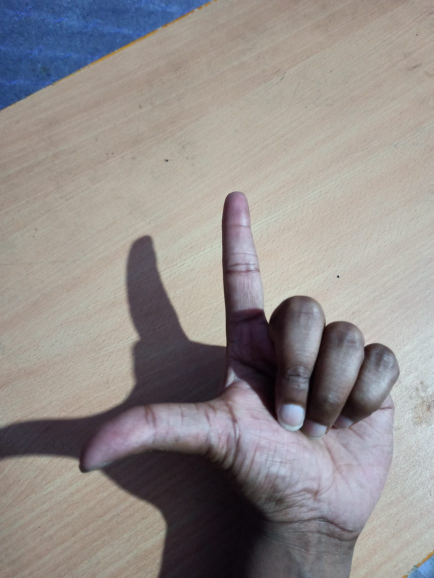
#> input picture project_files/gesture/L shape.jpeg, 868 x 1156 px, given in place of the camera (shown at 1/2 size)
$ python mosaicOwn.py   (older library calls are emulated)
#> lines starting #> are read from the running program, lines starting #| are printed output that depends on the picture; after the words box and inside, x2 and y2 are one past the last pixel; in counts of white or black regions, pixels touching at a corner belong together
# -*- coding: utf-8 -*-
"""
Created on Sat Apr  1 08:23:11 2017

@author: pc
"""

import cv2
import numpy as np
import math, time


hsv_thresh_lower=180
gaussian_ksize=11
gaussian_sigma=0
morph_elem_size=12
median_ksize=3
capture_box_count=9
capture_box_dim=20
capture_box_sep_x=8
capture_box_sep_y=18
capture_pos_x=480
capture_pos_y=150
cap_region_x_begin=0.5 # start point/total width
cap_region_y_end=0.8 # start point/total width
#first_iteration=True


def hand_capture(frame_in,box_x,box_y):
    hsv = cv2.cvtColor(frame_in, cv2.COLOR_BGR2HSV)
    ROI = np.zeros([capture_box_dim*capture_box_count,capture_box_dim,3], dtype=hsv.dtype)
    for i in range(capture_box_count):
        ROI[i*capture_box_dim:i*capture_box_dim+capture_box_dim,0:capture_box_dim] = hsv[box_y[i]:box_y[i]+capture_box_dim,box_x[i]:box_x[i]+capture_box_dim]
    hand_hist = cv2.calcHist([ROI],[0, 1], None, [200, 256], [0, 200, 0, 256])
    cv2.normalize(hand_hist,hand_hist, 0, 255, cv2.NORM_MINMAX)
    return hand_hist


# 2. Filters and threshold
def hand_threshold(frame_in,hand_hist):
    frame_in=cv2.medianBlur(frame_in,3)
    hsv=cv2.cvtColor(frame_in,cv2.COLOR_BGR2HSV)
    #hsv[0:int(cap_region_y_end*hsv.shape[0]),0:int(cap_region_x_begin*hsv.shape[1])]=0 # Right half screen only
    #hsv[int(cap_region_y_end*hsv.shape[0]):hsv.shape[0],0:hsv.shape[1]]=0
    back_projection = cv2.calcBackProject([hsv], [0,1],hand_hist, [0,200,0,256], 1)
    disc = cv2.getStructuringElement(cv2.MORPH_ELLIPSE, (morph_elem_size,morph_elem_size))
    cv2.filter2D(back_projection, -1, disc, back_projection)
    back_projection=cv2.GaussianBlur(back_projection,(gaussian_ksize,gaussian_ksize), gaussian_sigma)
    #back_projection=cv2.medianBlur(back_projection,median_ksize)
    ret, thresh = cv2.threshold(back_projection, hsv_thresh_lower, 255, 0)


    thresh1 = thresh
    thresh = cv2.merge((thresh,thresh, thresh))
    #cv2.imshow('Hand Gesture Recognition v2.0',thresh)

    res = cv2.bitwise_and(frame_in, thresh)
    #thresh1 = find_contour(thresh1)

    return res, thresh1


camera = cv2.VideoCapture(0)
capture_done=0
#GestureDictionary=DefineGestures()
#frame_gesture=Gesture("frame_gesture")

while(1):
    # Capture frame from camera
    ret, frame = camera.read()
#> frame is the input picture: shape (1156, 868, 3); mean B, G, R 139.6, 140.8, 146.5
    frame=cv2.bilateralFilter(frame,5,50,100)
    # Operations on the frame
    frame=cv2.flip(frame,1)
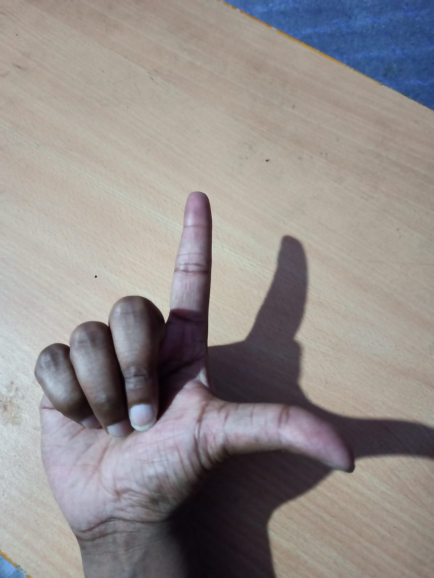
#> frame: shape (1156, 868, 3) (shown at 1/2 size); mean B, G, R 139.6, 140.8, 146.5

    #cv2.rectangle(frame,(int(cap_region_x_begin*frame.shape[1]),0),(frame.shape[1],int(cap_region_y_end*frame.shape[0])),(255,0,0),1)
    frame_original=np.copy(frame)
    roi=np.copy(frame)
    gray=np.copy(frame)

    if (not (capture_done)):
        cv2.putText(frame_original,"Place hand inside boxes and press 'c' to capture hand histogram",(int(0.08*frame.shape[1]),int(0.97*frame.shape[0])),cv2.FONT_HERSHEY_SIMPLEX,0.5,(0,255,255),1,8)
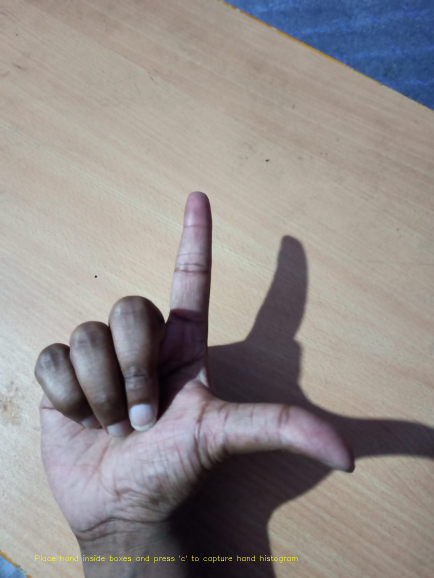
#> frame_original: shape (1156, 868, 3) (shown at 1/2 size); 0.1% of pixels changed, all inside (x1, y1, x2, y2) = (71, 1110, 596, 1126)
        first_iteration=True
        # [7 lines of commented-out code are left out]
    else:
        areaArray = []
        frame, thresh2 =hand_threshold(frame_original, hand_histogram)
        cv2.imshow('Hand Gesture Recognition v5.0',thresh2)
        contour_frame=np.copy(thresh2)
        _,contours,hierarchy=cv2.findContours(contour_frame,cv2.RETR_TREE,cv2.CHAIN_APPROX_SIMPLE)

        for i, c in enumerate(contours):
            area = cv2.contourArea(c)
            areaArray.append(area)

        #first sort the array by area
        sorteddata = sorted(zip(areaArray, contours), key=lambda x: x[0], reverse=True)

        #find the nth largest contour [n-1][1], in this case 2
        largestcontour = sorteddata[0][1]


        #draw it
        hull = cv2.convexHull(largestcontour,returnPoints = False)
        defects = cv2.convexityDefects(largestcontour,hull)

        # [10 lines of commented-out code are left out]
        (x, y, w, h) = cv2.boundingRect(largestcontour)
        roi = frame_original[y:y+h, x:x+w]
        #gray= cv2.cvtColor(roi,cv2.COLOR_BGR2GRAY)
        roi = cv2.resize( roi, (152, 152), interpolation = cv2.INTER_CUBIC)
        gray = cv2.cvtColor(roi,cv2.COLOR_BGR2GRAY)
        blur = cv2.GaussianBlur(gray,(5,5),0)
        ret, roi = cv2.threshold(blur,10,255,cv2.THRESH_BINARY_INV+cv2.THRESH_OTSU) #to get roi as noiseless binary
        # [22 lines of commented-out code are left out]
    cv2.imshow('Hand Gesture Recognition v1.0',frame_original)
    cv2.imshow('Hand Gesture Recognition v1qv.0',roi)


    interrupt=cv2.waitKey(10)
#> (key q is pressed here)
    # Quit by pressing 'q'
    if  interrupt & 0xFF == ord('q'):
        break
    # Capture hand by pressing 'c'
    elif interrupt & 0xFF == ord('c'):
        capture_done=1
        #hand_histogram=hand_capture(frame_original,box_pos_x,box_pos_y)
        hand_histogram=np.loadtxt("hand_histogram.csv", delimiter=",", dtype = 'float32')
    # Reset captured hand by pressing 'r'
    elif interrupt & 0xFF == ord('r'):
        capture_done=0


# Release camera & end program
camera.release()
cv2.destroyAllWindows()

$ run again, on project_files/gesture/double_player.jpeg
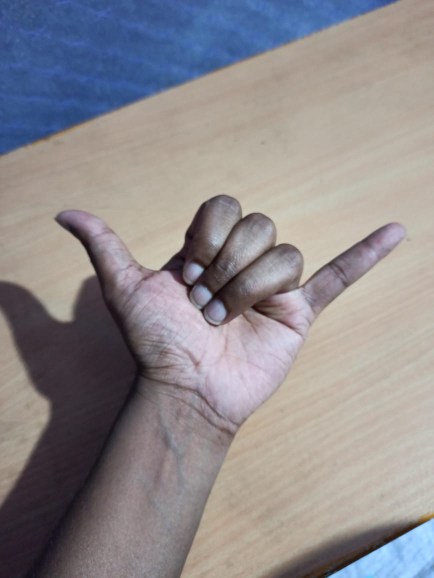
#> input picture project_files/gesture/double_player.jpeg, 868 x 1156 px, given in place of the camera (shown at 1/2 size)
#> frame is the input picture: shape (1156, 868, 3); mean B, G, R 141.6, 138.4, 142.6
#> `frame=cv2.flip(frame,1)`:
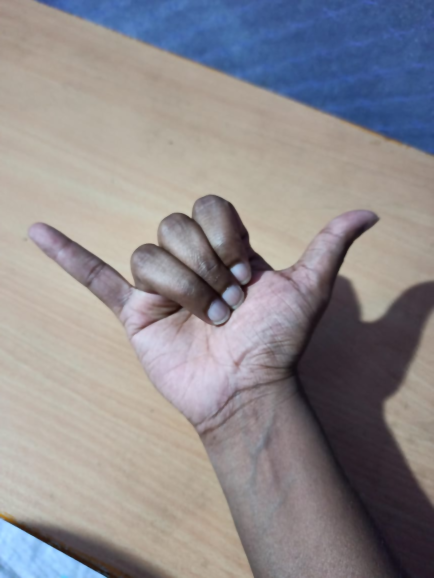
#> frame: shape (1156, 868, 3) (shown at 1/2 size); mean B, G, R 141.7, 138.4, 142.6
#> `cv2.putText(frame_original,"Place hand inside boxes and press 'c' to c..`:
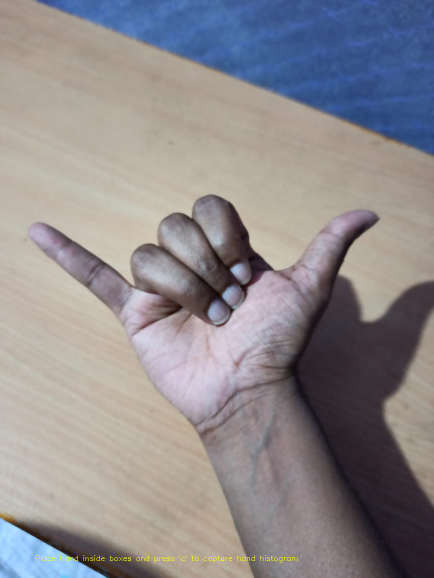
#> frame_original: shape (1156, 868, 3) (shown at 1/2 size); 0.1% of pixels changed, all inside (x1, y1, x2, y2) = (71, 1110, 596, 1126)

$ run again, on project_files/gesture/five.jpeg
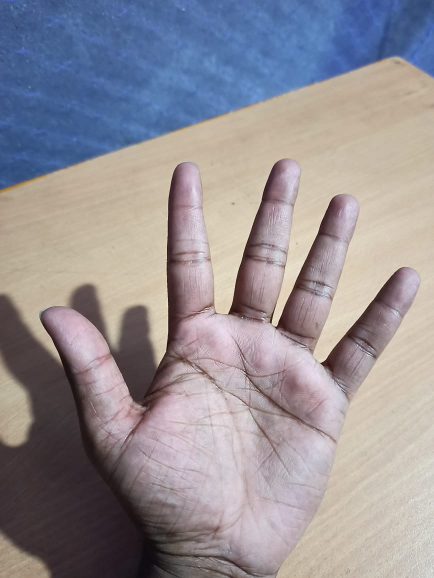
#> input picture project_files/gesture/five.jpeg, 868 x 1156 px, given in place of the camera (shown at 1/2 size)
#> frame is the input picture: shape (1156, 868, 3); mean B, G, R 149.6, 143.8, 148.9
#> `frame=cv2.flip(frame,1)`:
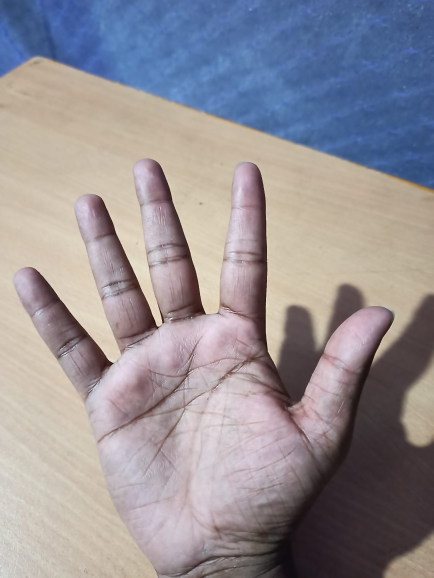
#> frame: shape (1156, 868, 3) (shown at 1/2 size); mean B, G, R 149.6, 143.8, 148.9
#> `cv2.putText(frame_original,"Place hand inside boxes and press 'c' to c..`:
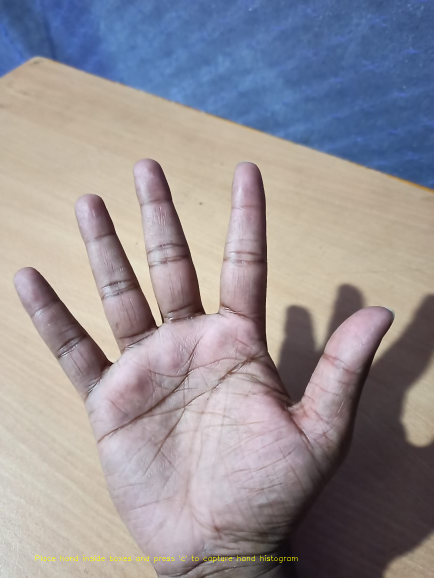
#> frame_original: shape (1156, 868, 3) (shown at 1/2 size); 0.1% of pixels changed, all inside (x1, y1, x2, y2) = (71, 1110, 596, 1126)

$ run again, on project_files/gesture/four.jpeg
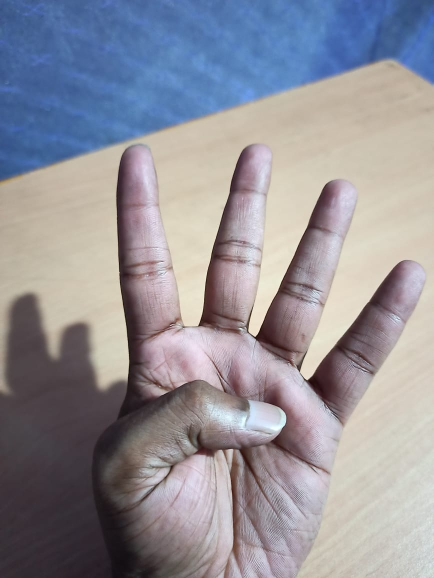
#> input picture project_files/gesture/four.jpeg, 868 x 1156 px, given in place of the camera (shown at 1/2 size)
#> frame is the input picture: shape (1156, 868, 3); mean B, G, R 153.3, 145.4, 147.1
#> `frame=cv2.flip(frame,1)`:
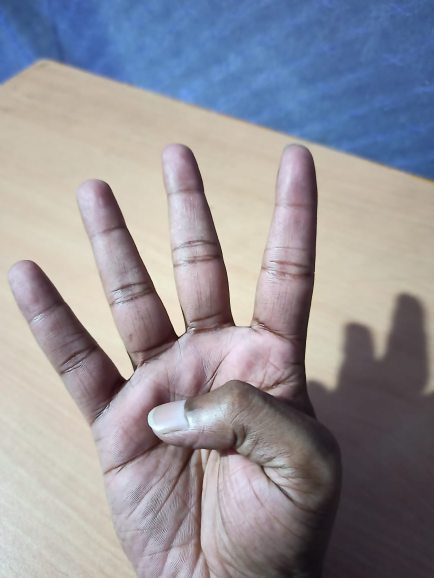
#> frame: shape (1156, 868, 3) (shown at 1/2 size); mean B, G, R 153.3, 145.4, 147.1
#> `cv2.putText(frame_original,"Place hand inside boxes and press 'c' to c..`:
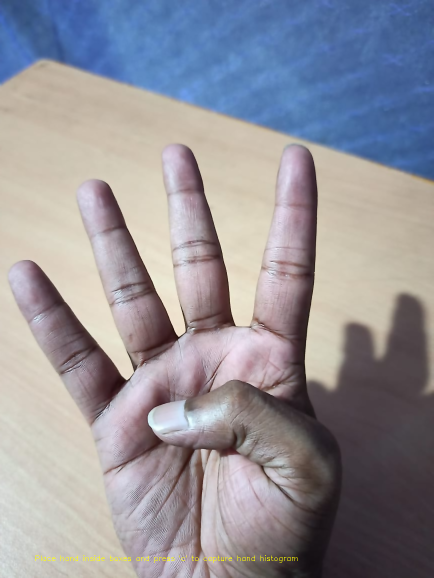
#> frame_original: shape (1156, 868, 3) (shown at 1/2 size); 0.1% of pixels changed, all inside (x1, y1, x2, y2) = (71, 1110, 596, 1126)
